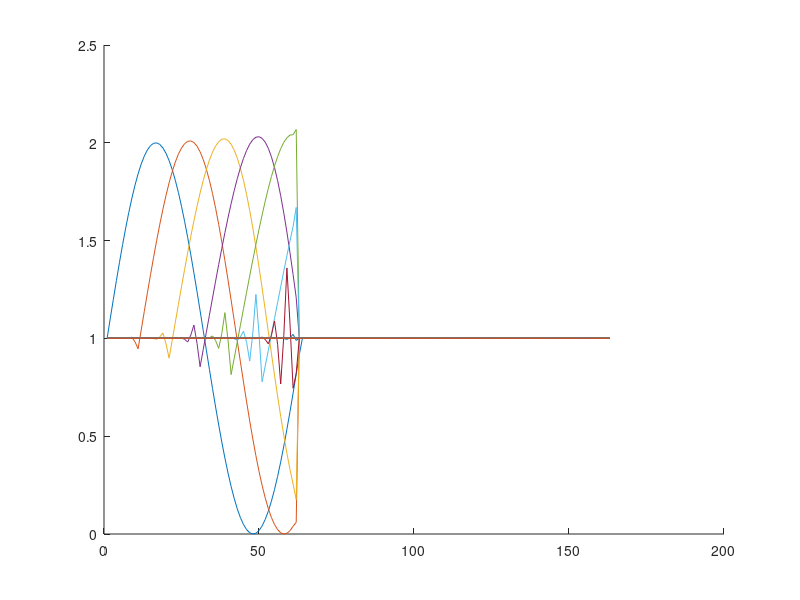

MATLAB code to generate this figure:
clear all
clc

%Declaring constants for initial condition
dx = 0.1;
x = 0:dx:2*pi;
dt = 0.005;
t = 0:dt:10;
u0 = 1;
A = 1;
len = length(x)+100;

% u = ones(length(t),length(x));
% u(1,:) = u0 + A.*sin(x);
u = ones(length(t),len);
u(1,1:length(x)) = u0 + A.*sin(x);

for n = 2:(length(t))
    for i = 2:(length(x)-1)
       %u(n,i) = u(n-1,i) - (dt/(2*dx))*(E(u(n-1,i+1))+E(u(n-1,i-1)) - (abs(u(n-1,i+1)-u(n-1,i)))*(u(n-1,i+1)-u(n-1,i)) + (abs(u(n-1,i)-u(n-1,i-1)))*(u(n-1,i)-u(n-1,i-1)));
       
       if u(n-1,i) ~= u(n-1,i+1)
           vhalfjplus = (dt/dx)*0.5*(u(n-1,i+1)*u(n-1,i));
       else
           vhalfjplus = (dt/dx)*u(n-1,i);
       end
       
 
       hhalfjplus = 0.5*((0.5*u(n-1,i+1)^2)+(0.5*u(n-1,i)^2)-vhalfjplus*((0.5*u(n-1,i+1)^2)-(0.5*u(n-1,i)^2)));
  
       
       if u(n-1,i-1) ~= u(n-1,i)
           vhalfjminus = (dt/dx)*(0.5)*(u(n-1,i)+u(n-1,i-1));
       else
           vhalfjminus = (dt/dx)*(u(n-1,i-1));
       end
       
       hhalfjminus = 0.5*((0.5*u(n-1,i)^2)+(0.5*u(n-1,i-1)^2)-vhalfjminus*((0.5*u(n-1,i)^2)-(0.5*u(n-1,i-1)^2)));
       
       u(n,i) = u(n-1,i-1) - (dt/dx)*(hhalfjplus - hhalfjminus);
       %Lax - Wentchofff
        %u(n,i) = u(n-1,i) + ((dt/(2*dx))*((u(n-1,i-1)^2) - (u(n-1,i+1)^2))) + ((dt^2)/2*(dx^2))*(0.5*(u(n-1,i+1)+u(n-1,i))*(E(u(n-1,i+1))-E(u(n-1,i))) - 0.5*(u(n-1,i-1)+u(n-1,i))*(E(u(n-1,i))-E(u(n-1,i-1))));
       courant = u(n,i)*(dt/dx);
       if courant > 1
           break
       end
    end
end

% t_plot = [51 101 151 201 301 401 601 801 1001];

for j = 1:10:1000
    hold on
    plot(u(j,:))
end
